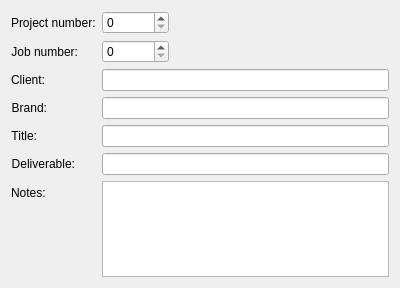
<?xml version="1.0" encoding="UTF-8"?>
<ui version="4.0">
 <class>settings_frame</class>
 <widget class="QFrame" name="settings_frame">
  <property name="geometry">
   <rect>
    <x>0</x>
    <y>0</y>
    <width>400</width>
    <height>288</height>
   </rect>
  </property>
  <property name="windowTitle">
   <string>Frame</string>
  </property>
  <property name="frameShape">
   <enum>QFrame::NoFrame</enum>
  </property>
  <layout class="QFormLayout" name="formLayout">
   <property name="fieldGrowthPolicy">
    <enum>QFormLayout::ExpandingFieldsGrow</enum>
   </property>
   <item row="0" column="0">
    <widget class="QLabel" name="projnum_label">
     <property name="text">
      <string>Project number:</string>
     </property>
    </widget>
   </item>
   <item row="0" column="1">
    <widget class="QSpinBox" name="projnum_spinBox">
     <property name="minimum">
      <number>0</number>
     </property>
     <property name="maximum">
      <number>999999</number>
     </property>
     <property name="value">
      <number>0</number>
     </property>
     <property name="xmlTag" stdset="0">
      <string>projnum</string>
     </property>
    </widget>
   </item>
   <item row="1" column="0">
    <widget class="QLabel" name="jobnum_label">
     <property name="text">
      <string>Job number:</string>
     </property>
     <property name="alignment">
      <set>Qt::AlignRight|Qt::AlignTrailing|Qt::AlignVCenter</set>
     </property>
    </widget>
   </item>
   <item row="1" column="1">
    <widget class="QSpinBox" name="jobnum_spinBox">
     <property name="minimum">
      <number>0</number>
     </property>
     <property name="maximum">
      <number>9999999</number>
     </property>
     <property name="value">
      <number>0</number>
     </property>
     <property name="xmlTag" stdset="0">
      <string>jobnum</string>
     </property>
    </widget>
   </item>
   <item row="2" column="0">
    <widget class="QLabel" name="client_label">
     <property name="text">
      <string>Client:</string>
     </property>
     <property name="alignment">
      <set>Qt::AlignRight|Qt::AlignTrailing|Qt::AlignVCenter</set>
     </property>
    </widget>
   </item>
   <item row="2" column="1">
    <widget class="QLineEdit" name="client_lineEdit">
     <property name="xmlTag" stdset="0">
      <string>client</string>
     </property>
    </widget>
   </item>
   <item row="3" column="0">
    <widget class="QLabel" name="brand_label">
     <property name="text">
      <string>Brand:</string>
     </property>
     <property name="alignment">
      <set>Qt::AlignRight|Qt::AlignTrailing|Qt::AlignVCenter</set>
     </property>
    </widget>
   </item>
   <item row="3" column="1">
    <widget class="QLineEdit" name="brand_lineEdit">
     <property name="xmlTag" stdset="0">
      <string>brand</string>
     </property>
    </widget>
   </item>
   <item row="4" column="0">
    <widget class="QLabel" name="title_label">
     <property name="text">
      <string>Title:</string>
     </property>
     <property name="alignment">
      <set>Qt::AlignRight|Qt::AlignTrailing|Qt::AlignVCenter</set>
     </property>
    </widget>
   </item>
   <item row="4" column="1">
    <widget class="QLineEdit" name="title_lineEdit">
     <property name="xmlTag" stdset="0">
      <string>title</string>
     </property>
    </widget>
   </item>
   <item row="5" column="0">
    <widget class="QLabel" name="deliverable_label">
     <property name="text">
      <string>Deliverable:</string>
     </property>
     <property name="alignment">
      <set>Qt::AlignRight|Qt::AlignTrailing|Qt::AlignVCenter</set>
     </property>
    </widget>
   </item>
   <item row="5" column="1">
    <widget class="QLineEdit" name="deliverable_lineEdit">
     <property name="xmlTag" stdset="0">
      <string>deliverable</string>
     </property>
    </widget>
   </item>
   <item row="6" column="0">
    <widget class="QLabel" name="notes_label">
     <property name="text">
      <string>Notes:</string>
     </property>
    </widget>
   </item>
   <item row="6" column="1">
    <widget class="QPlainTextEdit" name="notes_plainTextEdit">
     <property name="xmlTag" stdset="0">
      <string>notes</string>
     </property>
    </widget>
   </item>
  </layout>
 </widget>
 <tabstops>
  <tabstop>projnum_spinBox</tabstop>
  <tabstop>jobnum_spinBox</tabstop>
  <tabstop>client_lineEdit</tabstop>
  <tabstop>brand_lineEdit</tabstop>
  <tabstop>title_lineEdit</tabstop>
  <tabstop>deliverable_lineEdit</tabstop>
 </tabstops>
 <resources/>
 <connections/>
</ui>
